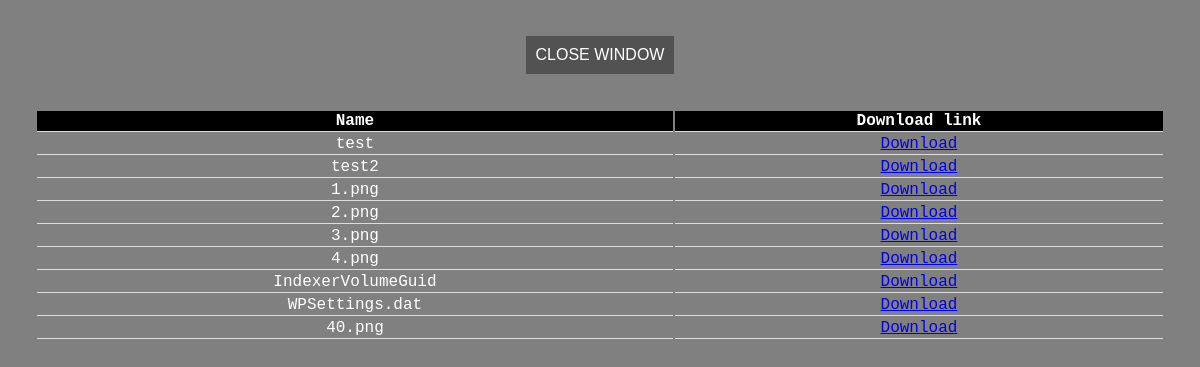
The page /files/groupfiles.php (signed in) on the database its author committed.
### tables this page shows
CREATE TABLE `archivos` (
  `ID` int(11) NOT NULL,
  `nombre` varchar(50) NOT NULL,
  `ubicacion` varchar(100) NOT NULL,
  `direccion` varchar(120) NOT NULL,
  `MD5` varchar(75) NOT NULL,
  `usb` varchar(12) NOT NULL,
  `report` varchar(150) NOT NULL,
  `estado` int(1) NOT NULL
);

### www/files/groupfiles.php (the view, shortened to what this page needs)
<?php
require_once("../s4f3/config.php");
$usuario = $_SESSION['user'];
$conn = new mysqli($servername, $username, $password, $dbname);
$sql = "SELECT ID, nombre, direccion, MD5 FROM archivos WHERE usb IN (SELECT id_usb FROM usb WHERE grupo IN (SELECT id_gr FROM ubic WHERE id_usu = '$usuario'))";
$result = $conn->query($sql);
?>
<html>
<head>
<center>
    <br>
    <br>
    <input type="submit" value="CLOSE WINDOW"  class="btn"  onclick="closeWindow()">
</center>
</head>
<body>
    <table>
        <tr>
            <th>Name</th>
            <th>Download link</th>
        </tr>
        <?php
        if ($result->num_rows > 0) {
            while ($row = $result->fetch_assoc()) {
                echo "<tr><td>" . $row["nombre"] . "</td><td><a href=" . $row["direccion"] . " download>Download</td></tr>";
            }
        } else {
            echo "<tr><td colspan='2'>No group files found.</td></tr>";
        }
        ?>
    </table>
</body>
</html>

### www/files/groupfiles.php (style rules this page uses)
.btn { background-color: #525252; color: white; padding: 10px; border: 0; cursor: pointer; font-size: 16px; }
body { margin: 0; font-family: Courier; background-color: grey; }
table { border: 1px; padding: 35px; text-align: center; color: white; width: 100%; }
th, td { border-bottom: 1px solid #ddd; }
th { background-color: black; color: white; }

### rows shown on the page
archivos: nombre "test"
archivos: nombre "test2"
archivos: nombre "1.png"
archivos: nombre "2.png"
archivos: nombre "3.png"
archivos: nombre "4.png"
archivos: nombre "IndexerVolumeGuid"
archivos: nombre "WPSettings.dat"
archivos: nombre "40.png"
